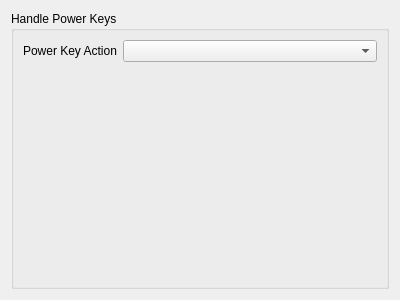
<?xml version="1.0" encoding="UTF-8"?>
<ui version="4.0">
 <class>PowerKeysSettings</class>
 <widget class="QWidget" name="PowerKeysSettings">
  <property name="geometry">
   <rect>
    <x>0</x>
    <y>0</y>
    <width>400</width>
    <height>300</height>
   </rect>
  </property>
  <property name="windowTitle">
   <string>Form</string>
  </property>
  <layout class="QVBoxLayout" name="verticalLayout">
   <item>
    <widget class="QGroupBox" name="groupBox">
     <property name="title">
      <string>Handle Power Keys</string>
     </property>
     <layout class="QFormLayout" name="formLayout">
      <item row="0" column="0">
       <widget class="QLabel" name="label">
        <property name="text">
         <string>Power Key Action</string>
        </property>
       </widget>
      </item>
      <item row="0" column="1">
       <widget class="QComboBox" name="powerKeyActionComboBox"/>
      </item>
     </layout>
    </widget>
   </item>
  </layout>
 </widget>
 <resources/>
 <connections/>
</ui>
